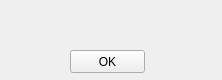
<?xml version="1.0" encoding="UTF-8"?>
<ui version="4.0">
 <class>warning_window</class>
 <widget class="QWidget" name="warning_window">
  <property name="geometry">
   <rect>
    <x>0</x>
    <y>0</y>
    <width>222</width>
    <height>80</height>
   </rect>
  </property>
  <property name="windowTitle">
   <string>Error</string>
  </property>
  <widget class="QLabel" name="warning_label">
   <property name="geometry">
    <rect>
     <x>10</x>
     <y>20</y>
     <width>201</width>
     <height>21</height>
    </rect>
   </property>
   <property name="alignment">
    <set>Qt::AlignCenter</set>
   </property>
  </widget>
  <widget class="QPushButton" name="ok_button">
   <property name="geometry">
    <rect>
     <x>70</x>
     <y>50</y>
     <width>75</width>
     <height>23</height>
    </rect>
   </property>
   <property name="text">
    <string>OK</string>
   </property>
  </widget>
 </widget>
 <resources/>
 <connections/>
</ui>
